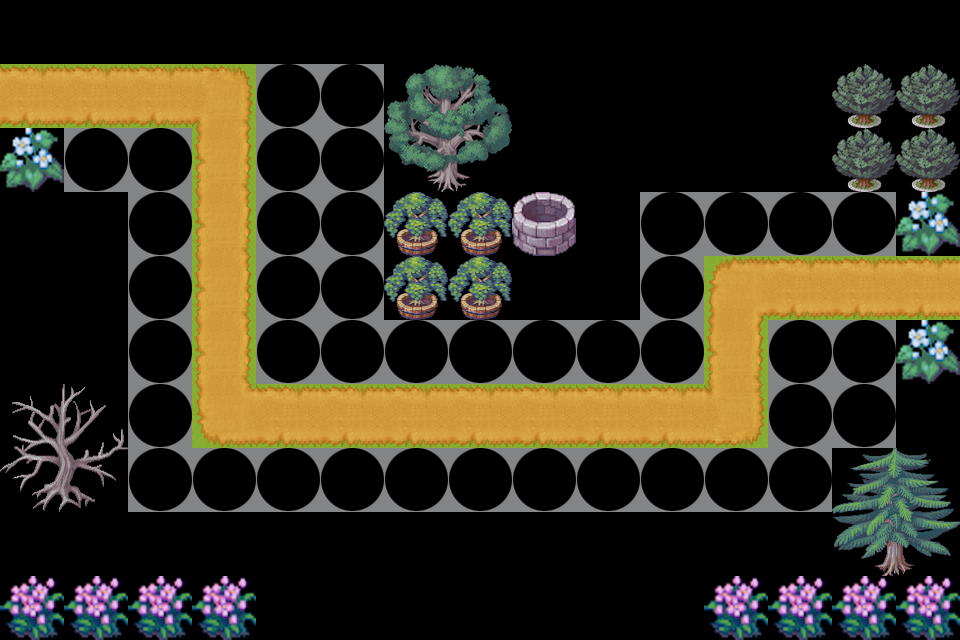

This is a level from a 2D game, rendered from its Tiled map with the project's own tilesets. A one-line summary and the map file follow, with tile-layer data summarised:
An orthogonal 15x10 tile map with 64x64 px tiles, 2 tile layers (layer, showLayer) and 11 objects (wuqi1, wuqi2, wuqi3, wuqi4, wuqi5, ...).

<map version="1.0" orientation="orthogonal" width="15" height="10" tilewidth="64" tileheight="64">
 <tileset firstgid="1" name="map3" tilewidth="64" tileheight="64">
  <image source="map3.png" width="1024" height="1024" />
 </tileset>
 <layer name="layer" width="15" height="10">
  <data>[150 cells, 54 non-empty, 23 distinct tile ids]</data>
 </layer>
 <objectgroup name="object" width="15" height="10">
  <object name="wuqi1" x="352" y="576" width="32" height="16" />
  <object name="wuqi2" x="416" y="576" width="32" height="16" />
  <object name="wuqi3" x="480" y="576" width="32" height="16" />
  <object name="wuqi4" x="544" y="576" width="32" height="16" />
  <object name="wuqi5" x="608" y="576" width="32" height="16" />
  <object name="begin" x="29" y="83" width="13" height="13" />
  <object name="end" x="925" y="275" width="13" height="13" />
  <object name="tag1" x="221" y="83" width="13" height="13" />
  <object name="tag2" x="221" y="403" width="13" height="13" />
  <object name="tag3" x="733" y="403" width="13" height="13" />
  <object name="tag4" x="733" y="275" width="13" height="13" />
 </objectgroup>
 <layer name="showLayer" width="15" height="10">
  <data>[150 cells, 41 non-empty, 1 distinct tile ids]</data>
 </layer>
</map>
